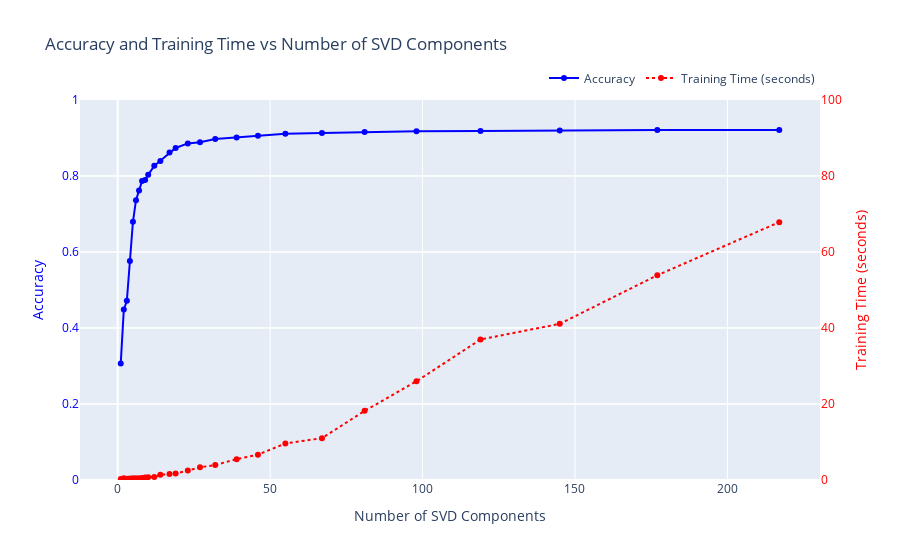
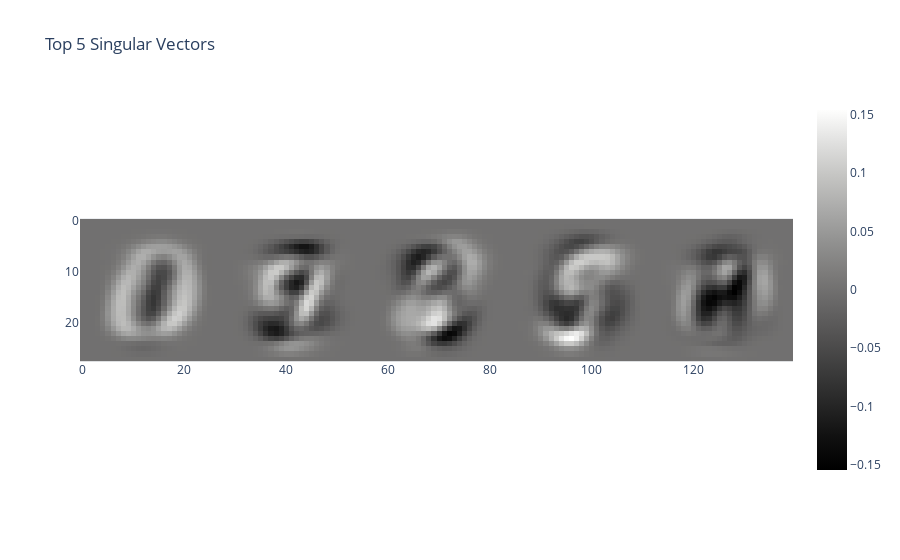

Notebook code cell kept with these figures, in order:
### Code cell
import plotly.graph_objects as go
import plotly.express as px

def plot_performance(results_df):
    """ Plots the accuracy and training time over number of SVD components with two y-axes
    """

    fig = go.Figure()

    # Plot accuracy on the left y-axis
    fig.add_trace(go.Scatter(
        x=results_df["n_components"], 
        y=results_df["accuracy"],
        mode="lines+markers",
        name="Accuracy",
        line=dict(color='blue'),
        yaxis="y1"  # left side
    ))

    # Plot training time on the right y-axis
    fig.add_trace(go.Scatter(
        x=results_df["n_components"], 
        y=results_df["training_time"],
        mode="lines+markers",
        name="Training Time (seconds)",
        line=dict(color='red', dash='dot'),
        yaxis="y2"  # right side
    ))

    # Update layout for dual y-axis
    fig.update_layout(
        title="Accuracy and Training Time vs Number of SVD Components",
        xaxis_title="Number of SVD Components",        
        yaxis=dict(
            title="Accuracy",
            titlefont=dict(color="blue"),
            tickfont=dict(color="blue"),
            range=[0, 1]
        ),
        yaxis2=dict(
            title="Training Time (seconds)",  # Right side y-axis
            titlefont=dict(color="red"),
            tickfont=dict(color="red"),
            anchor="x",  # Link this y-axis to the x-axis
            overlaying="y",  # Overlay it on top of the left y-axis
            side="right",
            range=[0, 100],
        ),
        legend=dict(
            orientation="h",
            yanchor="bottom",
            y=1.02,
            xanchor="right",
            x=1
        )
    )

    fig.show()

plot_performance(results_df)


def plot_singular_vectors(singular_vectors):
    """ Visualizes top 5 singular vectors as 28x28 images
    """
    top_5_singular_vectors = singular_vectors[:, :5].T
    reshaped_vectors = [vector.reshape(28, 28) for vector in top_5_singular_vectors]
    
    fig = px.imshow(np.concatenate(reshaped_vectors, axis=1), 
                    color_continuous_scale='gray', 
                    title=f"Top 5 Singular Vectors")
    
    fig.show()

plot_singular_vectors(top_eigenvectors)

### Figure 1 — Plotly figure (JSON) as saved in the notebook; plotly's stock layout.template omitted (floating-point values rounded to 4 significant figures)
{"data": [{"line": {"color": "blue"}, "mode": "lines+markers", "name": "Accuracy", "type": "scatter", "x": [1, 2, 3, 4, 5, 6, 7, 8, 9, 10, 12, 14, 17, 19, 23, 27, 32, 39, 46, 55, 67, 81, 98, 119, 145, 177, 217], "y": [0.3069, 0.4484, 0.4718, 0.5765, 0.6796, 0.7363, 0.7619, 0.7871, 0.7893, 0.8035, 0.8267, 0.8398, 0.8617, 0.8738, 0.8857, 0.889, 0.8972, 0.9013, 0.9062, 0.9114, 0.9129, 0.9158, 0.9176, 0.9187, 0.9199, 0.9209, 0.9212], "yaxis": "y"}, {"line": {"color": "red", "dash": "dot"}, "mode": "lines+markers", "name": "Training Time (seconds)", "type": "scatter", "x": [1, 2, 3, 4, 5, 6, 7, 8, 9, 10, 12, 14, 17, 19, 23, 27, 32, 39, 46, 55, 67, 81, 98, 119, 145, 177, 217], "y": [0.2951, 0.4362, 0.3563, 0.411, 0.4444, 0.4625, 0.4541, 0.5097, 0.6632, 0.7382, 0.7891, 1.378, 1.61, 1.69, 2.476, 3.331, 3.938, 5.488, 6.654, 9.616, 11.02, 18.2, 25.98, 36.98, 41.09, 53.88, 67.85], "yaxis": "y2"}], "layout": {"legend": {"orientation": "h", "x": 1, "xanchor": "right", "y": 1.02, "yanchor": "bottom"}, "title": {"text": "Accuracy and Training Time vs Number of SVD Components"}, "xaxis": {"title": {"text": "Number of SVD Components"}}, "yaxis": {"range": [0, 1], "tickfont": {"color": "blue"}, "title": {"font": {"color": "blue"}, "text": "Accuracy"}}, "yaxis2": {"anchor": "x", "overlaying": "y", "range": [0, 100], "side": "right", "tickfont": {"color": "red"}, "title": {"font": {"color": "red"}, "text": "Training Time (seconds)"}}}}

### Figure 2 — Plotly figure (JSON) as saved in the notebook; plotly's stock layout.template omitted (floating-point values rounded to 4 significant figures; data arrays with more than 128 entries replaced by an {"elided": "..."} marker saying what was removed)
{"data": [{"coloraxis": "coloraxis", "hovertemplate": "x: %{x}<br>y: %{y}<br>color: %{z}<extra></extra>", "name": "0", "type": "heatmap", "xaxis": "x", "yaxis": "y", "z": {"elided": "28x140 float values"}}], "layout": {"coloraxis": {"colorscale": [[0, "rgb(0, 0, 0)"], [0.09091, "rgb(16, 16, 16)"], [0.1818, "rgb(38, 38, 38)"], [0.2727, "rgb(59, 59, 59)"], [0.3636, "rgb(81, 80, 80)"], [0.4545, "rgb(102, 101, 101)"], [0.5455, "rgb(124, 123, 122)"], [0.6364, "rgb(146, 146, 145)"], [0.7273, "rgb(171, 171, 170)"], [0.8182, "rgb(197, 197, 195)"], [0.9091, "rgb(224, 224, 223)"], [1, "rgb(254, 254, 253)"]]}, "title": {"text": "Top 5 Singular Vectors"}, "xaxis": {"anchor": "y", "constrain": "domain", "domain": [0, 1], "scaleanchor": "y"}, "yaxis": {"anchor": "x", "autorange": "reversed", "constrain": "domain", "domain": [0, 1]}}}
